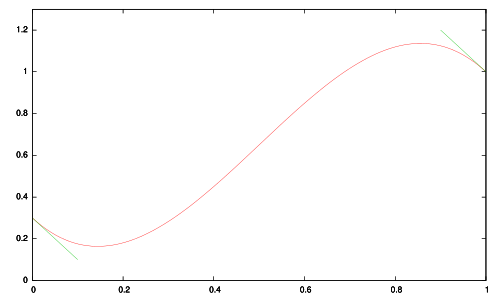

Recreate this plot in gnuplot.
#
# Hermite interpolation
#
set terminal pdf
set multiplot
set xrange [0:1]
set yrange [0:1.3]
P1(x) = 2*x**3-3*x**2+1
P2(x) = x**3-2*x**2+x
P3(x) = -2*x**3+3*x**2
P4(x) = x**3-x**2
p1y = .3
p1slope = -2
p2y = 1
p2slope = -2
plot p1y*P1(x) + p1slope*P2(x) \
  + P3(x) + p2slope*P4(x) title ""
set parametric
set style function lines
plot [t=0:.1] t,  p1y+t*p1slope \
  title "" with lines 2
plot [t=0:.1] 1-t,p2y-t*p2slope \
  title "" with lines 2
